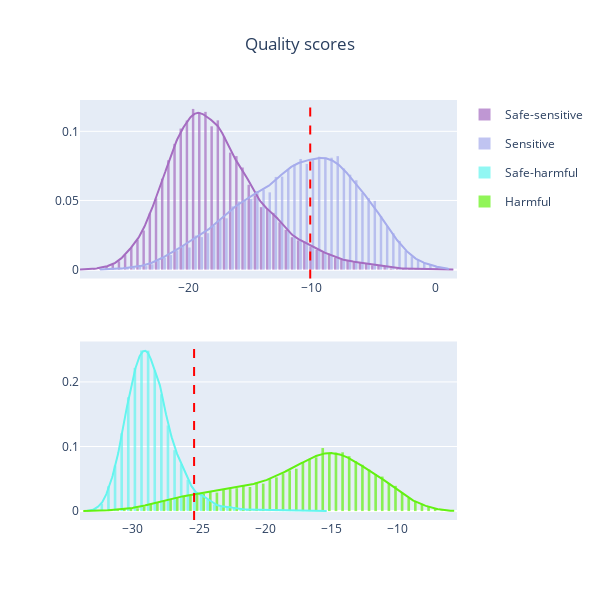

The code cell stored with this chart in its notebook:
### Code cell
joint_fig = make_subplots(rows=2, cols=1)
for trace in fig_s['data']:
    joint_fig.add_trace(trace, row=1, col=1)
for trace in fig_h['data']:
    joint_fig.add_trace(trace, row=2, col=1)

joint_fig.add_vline(x=df_ss['eval_score'].quantile(.95), line_width=2, row=1, col=1, line_dash="dash", line_color="red")
joint_fig.add_vline(x=df_sh['eval_score'].quantile(.95), line_width=2, row=2, col=1, line_dash="dash", line_color="red")

joint_fig.update_layout(height=600, width=600, title_text="Quality scores", title_x=0.5)
joint_fig.show()

### Figure 1 — Plotly figure (JSON) as saved in the notebook; plotly's stock layout.template omitted (floating-point values rounded to 4 significant figures; data arrays with more than 128 entries replaced by an {"elided": "..."} marker saying what was removed)
{"data": [{"autobinx": false, "histnorm": "probability density", "legendgroup": "Safe-sensitive", "marker": {"color": "#A56CC1"}, "name": "Safe-sensitive", "opacity": 0.7, "type": "histogram", "x": {"elided": "19880 float values"}, "xaxis": "x", "xbins": {"end": 1.516, "size": 0.5, "start": -28.75}, "yaxis": "y"}, {"autobinx": false, "histnorm": "probability density", "legendgroup": "Sensitive", "marker": {"color": "#A6ACEC"}, "name": "Sensitive", "opacity": 0.7, "type": "histogram", "x": {"elided": "19719 float values"}, "xaxis": "x", "xbins": {"end": 1.156, "size": 0.5, "start": -27.12}, "yaxis": "y"}, {"legendgroup": "Safe-sensitive", "marker": {"color": "#A56CC1"}, "mode": "lines", "name": "Safe-sensitive", "showlegend": false, "type": "scatter", "x": {"elided": "500 float values"}, "xaxis": "x", "y": {"elided": "500 float values"}, "yaxis": "y"}, {"legendgroup": "Sensitive", "marker": {"color": "#A6ACEC"}, "mode": "lines", "name": "Sensitive", "showlegend": false, "type": "scatter", "x": {"elided": "500 float values"}, "xaxis": "x", "y": {"elided": "500 float values"}, "yaxis": "y"}, {"autobinx": false, "histnorm": "probability density", "legendgroup": "Safe-harmful", "marker": {"color": "#63F5EF"}, "name": "Safe-harmful", "opacity": 0.7, "type": "histogram", "x": {"elided": "19880 float values"}, "xaxis": "x2", "xbins": {"end": -15.31, "size": 0.5, "start": -33.5}, "yaxis": "y2"}, {"autobinx": false, "histnorm": "probability density", "legendgroup": "Harmful", "marker": {"color": "#63F112"}, "name": "Harmful", "opacity": 0.7, "type": "histogram", "x": {"elided": "19338 float values"}, "xaxis": "x2", "xbins": {"end": -5.656, "size": 0.5, "start": -33.75}, "yaxis": "y2"}, {"legendgroup": "Safe-harmful", "marker": {"color": "#63F5EF"}, "mode": "lines", "name": "Safe-harmful", "showlegend": false, "type": "scatter", "x": {"elided": "500 float values"}, "xaxis": "x2", "y": {"elided": "500 float values"}, "yaxis": "y2"}, {"legendgroup": "Harmful", "marker": {"color": "#63F112"}, "mode": "lines", "name": "Harmful", "showlegend": false, "type": "scatter", "x": {"elided": "500 float values"}, "xaxis": "x2", "y": {"elided": "500 float values"}, "yaxis": "y2"}], "layout": {"height": 600, "shapes": [{"line": {"color": "red", "dash": "dash", "width": 2}, "type": "line", "x0": -10.12, "x1": -10.12, "xref": "x", "y0": 0, "y1": 1, "yref": "y domain"}, {"line": {"color": "red", "dash": "dash", "width": 2}, "type": "line", "x0": -25.38, "x1": -25.38, "xref": "x2", "y0": 0, "y1": 1, "yref": "y2 domain"}], "title": {"text": "Quality scores", "x": 0.5}, "width": 600, "xaxis": {"anchor": "y", "domain": [0, 1]}, "xaxis2": {"anchor": "y2", "domain": [0, 1]}, "yaxis": {"anchor": "x", "domain": [0.575, 1]}, "yaxis2": {"anchor": "x2", "domain": [0, 0.425]}}}
